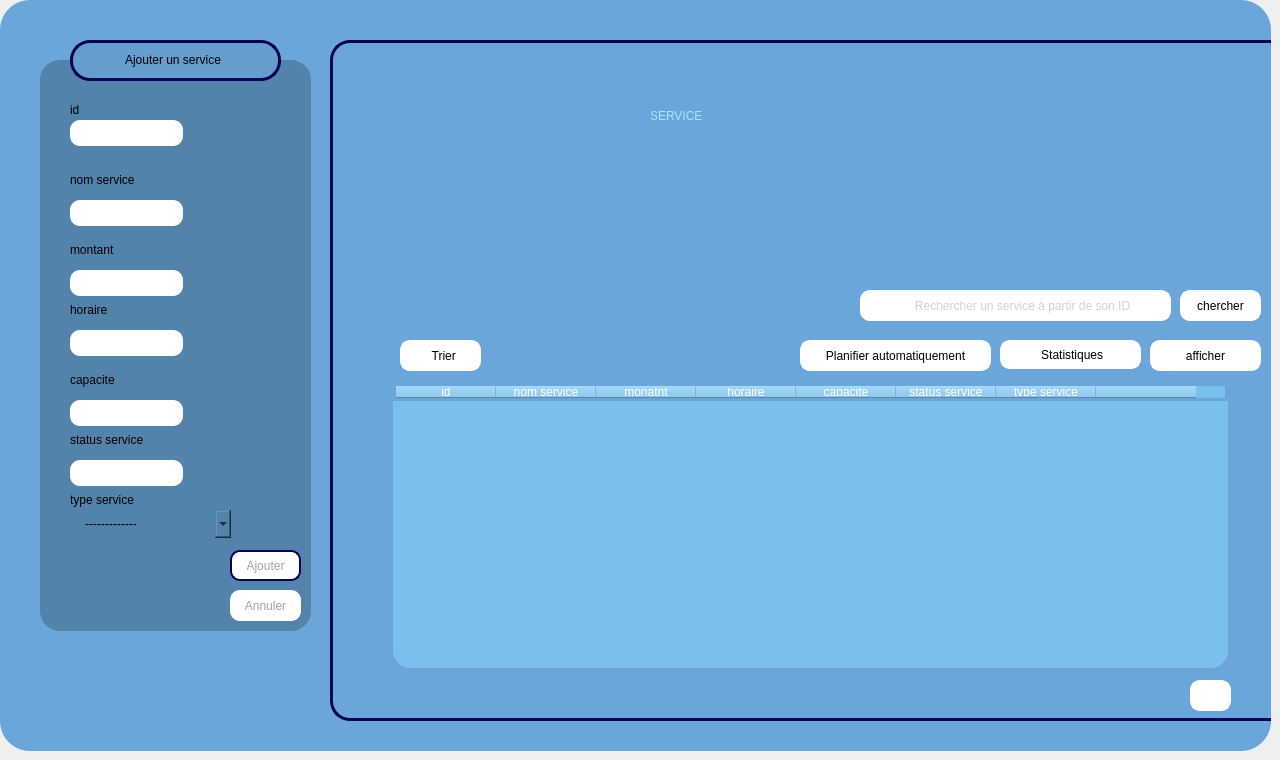
    <widget class="QWidget" name="page_service_2">
     <widget class="QWidget" name="Formateur_12" native="true">
      <property name="geometry">
       <rect>
        <x>0</x>
        <y>0</y>
        <width>1271</width>
        <height>751</height>
       </rect>
      </property>
      <property name="maximumSize">
       <size>
        <width>2000</width>
        <height>2000</height>
       </size>
      </property>
      <property name="baseSize">
       <size>
        <width>1000</width>
        <height>1000</height>
       </size>
      </property>
      <property name="mouseTracking">
       <bool>false</bool>
      </property>
      <property name="tabletTracking">
       <bool>false</bool>
      </property>
      <property name="autoFillBackground">
       <bool>false</bool>
      </property>
      <property name="styleSheet">
       <string notr="true">background-color: rgb(106, 166, 218);

border-radius:30px;</string>
      </property>
      <widget class="QFrame" name="frame_41">
       <property name="geometry">
        <rect>
         <x>330</x>
         <y>40</y>
         <width>1001</width>
         <height>681</height>
        </rect>
       </property>
       <property name="styleSheet">
        <string notr="true">border: 3px solid #040457;
border-radius:20px;
</string>
       </property>
       <property name="frameShape">
        <enum>QFrame::Shape::StyledPanel</enum>
       </property>
       <property name="frameShadow">
        <enum>QFrame::Shadow::Raised</enum>
       </property>
       <widget class="QTableWidget" name="tableau_liste_14">
        <property name="geometry">
         <rect>
          <x>60</x>
          <y>340</y>
          <width>841</width>
          <height>291</height>
         </rect>
        </property>
        <property name="styleSheet">
         <string notr="true">background-color: rgb(121, 192, 239);
color: rgb(255, 255, 255);
border: 3px solid #6aa6da;
border-radius: 20px;
</string>
        </property>
        <property name="frameShadow">
         <enum>QFrame::Shadow::Sunken</enum>
        </property>
        <property name="lineWidth">
         <number>-7</number>
        </property>
        <property name="alternatingRowColors">
         <bool>false</bool>
        </property>
        <property name="rowCount">
         <number>0</number>
        </property>
        <property name="columnCount">
         <number>8</number>
        </property>
        <column>
         <property name="text">
          <string>id</string>
         </property>
        </column>
        <column>
         <property name="text">
          <string>nom service</string>
         </property>
        </column>
        <column>
         <property name="text">
          <string>monatnt</string>
         </property>
        </column>
        <column>
         <property name="text">
          <string>horaire</string>
         </property>
        </column>
        <column>
         <property name="text">
          <string>capacite</string>
         </property>
        </column>
        <column>
         <property name="text">
          <string>status service</string>
         </property>
        </column>
        <column>
         <property name="text">
          <string>type service</string>
         </property>
        </column>
        <column>
         <property name="text">
          <string/>
         </property>
        </column>
       </widget>
       <widget class="QLineEdit" name="lineEdit_RECHERCHE_14">
        <property name="geometry">
         <rect>
          <x>560</x>
          <y>250</y>
          <width>281</width>
          <height>31</height>
         </rect>
        </property>
        <property name="styleSheet">
         <string notr="true">background-color: rgb(255, 255, 255);
border-radius:10px;
border: 3px solid #ffffff;
color: rgb(162, 162, 162);</string>
        </property>
        <property name="text">
         <string/>
        </property>
        <property name="placeholderText">
         <string>      Rechercher un service à partir de son ID</string>
        </property>
       </widget>
       <widget class="QPushButton" name="pushButton_85">
        <property name="geometry">
         <rect>
          <x>820</x>
          <y>300</y>
          <width>111</width>
          <height>31</height>
         </rect>
        </property>
        <property name="styleSheet">
         <string notr="true">QPushButton{
background-color: rgb(255, 255, 255);
border-radius:10px;
border: 3px solid #ffffff;
}
QPushButton:hover{
	background-color: rgb(220, 220, 220);
	color: rgb(90, 90, 90);

	border-radius:10px;
}
</string>
        </property>
        <property name="text">
         <string>afficher</string>
        </property>
       </widget>
       <widget class="QPushButton" name="pushButton_86">
        <property name="geometry">
         <rect>
          <x>70</x>
          <y>300</y>
          <width>81</width>
          <height>31</height>
         </rect>
        </property>
        <property name="styleSheet">
         <string notr="true">QPushButton{
background-color: rgb(255, 255, 255);
border-radius:10px;
border: 3px solid #ffffff;
}
QPushButton:hover{
	background-color: rgb(220, 220, 220);
	color: rgb(90, 90, 90);

	border-radius:10px;
}
</string>
        </property>
        <property name="text">
         <string>  Trier</string>
        </property>
        <property name="icon">
         <iconset resource="ressources.qrc">
          <normaloff>:/img/trie.png</normaloff>:/img/trie.png</iconset>
        </property>
        <property name="autoRepeatInterval">
         <number>97</number>
        </property>
       </widget>
       <widget class="QPushButton" name="pushButton_87">
        <property name="geometry">
         <rect>
          <x>860</x>
          <y>640</y>
          <width>41</width>
          <height>31</height>
         </rect>
        </property>
        <property name="styleSheet">
         <string notr="true">QPushButton{
background-color: rgb(255, 255, 255);
border-radius:10px;
border: 3px solid #ffffff;
}
QPushButton:hover{
	background-color: rgb(220, 220, 220);
	color: rgb(90, 90, 90);

	border-radius:10px;
}
</string>
        </property>
        <property name="text">
         <string/>
        </property>
        <property name="icon">
         <iconset resource="ressources.qrc">
          <normaloff>:/img/download.png</normaloff>:/img/download.png</iconset>
        </property>
       </widget>
       <widget class="QLabel" name="label_15">
        <property name="geometry">
         <rect>
          <x>320</x>
          <y>50</y>
          <width>331</width>
          <height>51</height>
         </rect>
        </property>
        <property name="styleSheet">
         <string notr="true">background-color: rgb(106, 166, 218);
color: rgb(83, 130, 171);
color: rgb(157, 235, 255);
border: none;
font: 30pt &quot;Rockwell&quot;;</string>
        </property>
        <property name="text">
         <string>SERVICE</string>
        </property>
       </widget>
       <widget class="QPushButton" name="pushButton_stat_13">
        <property name="geometry">
         <rect>
          <x>670</x>
          <y>300</y>
          <width>141</width>
          <height>29</height>
         </rect>
        </property>
        <property name="styleSheet">
         <string notr="true">QPushButton{
background-color: rgb(255, 255, 255);
border-radius:10px;
border: 3px solid #ffffff;
}
QPushButton:hover{
	background-color: rgb(220, 220, 220);
	color: rgb(90, 90, 90);

	border-radius:10px;
}
</string>
        </property>
        <property name="text">
         <string> Statistiques</string>
        </property>
        <property name="icon">
         <iconset resource="ressources.qrc">
          <normaloff>:/img/stat.png</normaloff>:/img/stat.png</iconset>
        </property>
       </widget>
       <widget class="QPushButton" name="pushButton_88">
        <property name="geometry">
         <rect>
          <x>530</x>
          <y>250</y>
          <width>51</width>
          <height>31</height>
         </rect>
        </property>
        <property name="styleSheet">
         <string notr="true">border:none;
background-color: rgb(255, 255, 255);
border-radius : 10px;
</string>
        </property>
        <property name="text">
         <string/>
        </property>
        <property name="icon">
         <iconset>
          <normaloff>:/img/loupe.png</normaloff>:/img/loupe.png</iconset>
        </property>
       </widget>
       <widget class="QPushButton" name="pushButton_89">
        <property name="geometry">
         <rect>
          <x>850</x>
          <y>250</y>
          <width>81</width>
          <height>31</height>
         </rect>
        </property>
        <property name="styleSheet">
         <string notr="true">QPushButton{
background-color: rgb(255, 255, 255);
border-radius:10px;
border: 3px solid #ffffff;
}
QPushButton:hover{
	background-color: rgb(220, 220, 220);
	color: rgb(90, 90, 90);

	border-radius:10px;
}
</string>
        </property>
        <property name="text">
         <string>chercher</string>
        </property>
        <property name="icon">
         <iconset resource="ressources.qrc">
          <normaloff>:/img/glass.png</normaloff>:/img/glass.png</iconset>
        </property>
        <property name="iconSize">
         <size>
          <width>20</width>
          <height>20</height>
         </size>
        </property>
       </widget>
       <widget class="QPushButton" name="pushButton_90">
        <property name="geometry">
         <rect>
          <x>470</x>
          <y>300</y>
          <width>191</width>
          <height>31</height>
         </rect>
        </property>
        <property name="styleSheet">
         <string notr="true">QPushButton{
background-color: rgb(255, 255, 255);
border-radius:10px;
border: 3px solid #ffffff;
}
QPushButton:hover{
	background-color: rgb(220, 220, 220);
	color: rgb(90, 90, 90);

	border-radius:10px;
}
</string>
        </property>
        <property name="text">
         <string>Planifier automatiquement</string>
        </property>
       </widget>
      </widget>
      <widget class="QFrame" name="frame_8">
       <property name="geometry">
        <rect>
         <x>70</x>
         <y>40</y>
         <width>211</width>
         <height>41</height>
        </rect>
       </property>
       <property name="styleSheet">
        <string notr="true">background-color: rgb(100, 157, 206);
border: 3px solid #040457;
border-radius:20px;</string>
       </property>
       <property name="frameShape">
        <enum>QFrame::Shape::StyledPanel</enum>
       </property>
       <property name="frameShadow">
        <enum>QFrame::Shadow::Raised</enum>
       </property>
       <widget class="QLabel" name="label_embauhe_29">
        <property name="geometry">
         <rect>
          <x>50</x>
          <y>10</y>
          <width>121</width>
          <height>20</height>
         </rect>
        </property>
        <property name="styleSheet">
         <string notr="true">background-color: rgb(100, 157, 206);
border: 2px solid #649dce;
</string>
        </property>
        <property name="text">
         <string>Ajouter un service</string>
        </property>
       </widget>
      </widget>
      <widget class="QFrame" name="frame_7">
       <property name="geometry">
        <rect>
         <x>40</x>
         <y>60</y>
         <width>271</width>
         <height>571</height>
        </rect>
       </property>
       <property name="styleSheet">
        <string notr="true">
background-color: rgb(83, 130, 171);
border-radius:20px;

</string>
       </property>
       <property name="frameShape">
        <enum>QFrame::Shape::StyledPanel</enum>
       </property>
       <property name="frameShadow">
        <enum>QFrame::Shadow::Raised</enum>
       </property>
       <widget class="QLineEdit" name="lineEdit_cin_3">
        <property name="geometry">
         <rect>
          <x>30</x>
          <y>60</y>
          <width>113</width>
          <height>26</height>
         </rect>
        </property>
        <property name="styleSheet">
         <string notr="true">background-color: rgb(255, 255, 255);
border-radius:10px;
color:black;
</string>
        </property>
        <property name="text">
         <string/>
        </property>
        <property name="maxLength">
         <number>8</number>
        </property>
       </widget>
       <widget class="QLabel" name="label_prenom_27">
        <property name="geometry">
         <rect>
          <x>30</x>
          <y>180</y>
          <width>63</width>
          <height>20</height>
         </rect>
        </property>
        <property name="text">
         <string>montant</string>
        </property>
       </widget>
       <widget class="QLabel" name="label_cin_26">
        <property name="geometry">
         <rect>
          <x>30</x>
          <y>40</y>
          <width>31</width>
          <height>20</height>
         </rect>
        </property>
        <property name="text">
         <string>id </string>
        </property>
       </widget>
       <widget class="QLabel" name="label_cin_27">
        <property name="geometry">
         <rect>
          <x>30</x>
          <y>110</y>
          <width>111</width>
          <height>20</height>
         </rect>
        </property>
        <property name="text">
         <string>nom service</string>
        </property>
       </widget>
       <widget class="QLabel" name="label_embauhe_5">
        <property name="geometry">
         <rect>
          <x>30</x>
          <y>400</y>
          <width>131</width>
          <height>20</height>
         </rect>
        </property>
        <property name="text">
         <string/>
        </property>
       </widget>
       <widget class="QLabel" name="label_contact_35">
        <property name="geometry">
         <rect>
          <x>30</x>
          <y>240</y>
          <width>191</width>
          <height>20</height>
         </rect>
        </property>
        <property name="text">
         <string>horaire</string>
        </property>
       </widget>
       <widget class="QLabel" name="label_contact_36">
        <property name="geometry">
         <rect>
          <x>30</x>
          <y>310</y>
          <width>191</width>
          <height>20</height>
         </rect>
        </property>
        <property name="text">
         <string>capacite</string>
        </property>
       </widget>
       <widget class="QPushButton" name="pushButton_ANNULER_3">
        <property name="geometry">
         <rect>
          <x>190</x>
          <y>530</y>
          <width>71</width>
          <height>31</height>
         </rect>
        </property>
        <property name="styleSheet">
         <string notr="true">QPushButton{
background-color: rgb(255, 255, 255);
color: rgb(162, 162, 162);
border-radius:10px;
}
QPushButton:hover{
	background-color: rgb(162, 162, 162);
	color: rgb(255, 255, 255);
}



</string>
        </property>
        <property name="text">
         <string>Annuler</string>
        </property>
       </widget>
       <widget class="QPushButton" name="pushButton_AJOUTER_3">
        <property name="geometry">
         <rect>
          <x>190</x>
          <y>490</y>
          <width>71</width>
          <height>31</height>
         </rect>
        </property>
        <property name="styleSheet">
         <string notr="true">QPushButton{
background-color: rgb(255, 255, 255);
color: rgb(162, 162, 162);
border-radius:10px;
border:2px solid rgb(4, 4, 87) ;
}
QPushButton:hover{
	background-color: rgb(162, 162, 162);
	color: rgb(255, 255, 255);
}




</string>
        </property>
        <property name="text">
         <string>Ajouter</string>
        </property>
       </widget>
       <widget class="QLabel" name="label_contact_37">
        <property name="geometry">
         <rect>
          <x>30</x>
          <y>370</y>
          <width>191</width>
          <height>20</height>
         </rect>
        </property>
        <property name="text">
         <string>status service</string>
        </property>
       </widget>
       <widget class="QLabel" name="label_contact_38">
        <property name="geometry">
         <rect>
          <x>30</x>
          <y>430</y>
          <width>191</width>
          <height>20</height>
         </rect>
        </property>
        <property name="text">
         <string>type service</string>
        </property>
       </widget>
       <widget class="QComboBox" name="comboBox">
        <property name="geometry">
         <rect>
          <x>40</x>
          <y>450</y>
          <width>151</width>
          <height>28</height>
         </rect>
        </property>
        <property name="styleSheet">
         <string notr="true">border-radius:5px ;
border:solid 2px ;</string>
        </property>
        <item>
         <property name="text">
          <string>-------------</string>
         </property>
        </item>
        <item>
         <property name="text">
          <string>service de  sante</string>
         </property>
        </item>
        <item>
         <property name="text">
          <string>service de transporte</string>
         </property>
        </item>
        <item>
         <property name="text">
          <string>service de resturation</string>
         </property>
        </item>
        <item>
         <property name="text">
          <string>service de sport</string>
         </property>
        </item>
       </widget>
       <widget class="QLineEdit" name="lineEdit_cin_18">
        <property name="geometry">
         <rect>
          <x>30</x>
          <y>140</y>
          <width>113</width>
          <height>26</height>
         </rect>
        </property>
        <property name="styleSheet">
         <string notr="true">background-color: rgb(255, 255, 255);
border-radius:10px;
color:black;
</string>
        </property>
        <property name="text">
         <string/>
        </property>
        <property name="maxLength">
         <number>8</number>
        </property>
       </widget>
       <widget class="QLineEdit" name="lineEdit_cin_19">
        <property name="geometry">
         <rect>
          <x>30</x>
          <y>210</y>
          <width>113</width>
          <height>26</height>
         </rect>
        </property>
        <property name="styleSheet">
         <string notr="true">background-color: rgb(255, 255, 255);
border-radius:10px;
color:black;
</string>
        </property>
        <property name="text">
         <string/>
        </property>
        <property name="maxLength">
         <number>8</number>
        </property>
       </widget>
       <widget class="QLineEdit" name="lineEdit_cin_20">
        <property name="geometry">
         <rect>
          <x>30</x>
          <y>340</y>
          <width>113</width>
          <height>26</height>
         </rect>
        </property>
        <property name="styleSheet">
         <string notr="true">background-color: rgb(255, 255, 255);
border-radius:10px;
color:black;
</string>
        </property>
        <property name="text">
         <string/>
        </property>
        <property name="maxLength">
         <number>8</number>
        </property>
       </widget>
       <widget class="QLineEdit" name="lineEdit_cin_21">
        <property name="geometry">
         <rect>
          <x>30</x>
          <y>400</y>
          <width>113</width>
          <height>26</height>
         </rect>
        </property>
        <property name="styleSheet">
         <string notr="true">background-color: rgb(255, 255, 255);
border-radius:10px;
color:black;
</string>
        </property>
        <property name="text">
         <string/>
        </property>
        <property name="maxLength">
         <number>8</number>
        </property>
       </widget>
       <widget class="QLineEdit" name="lineEdit_cin_22">
        <property name="geometry">
         <rect>
          <x>30</x>
          <y>270</y>
          <width>113</width>
          <height>26</height>
         </rect>
        </property>
        <property name="styleSheet">
         <string notr="true">background-color: rgb(255, 255, 255);
border-radius:10px;
color:black;
</string>
        </property>
        <property name="text">
         <string/>
        </property>
        <property name="maxLength">
         <number>8</number>
        </property>
       </widget>
      </widget>
      <zorder>frame_41</zorder>
      <zorder>frame_7</zorder>
      <zorder>frame_8</zorder>
     </widget>
    </widget>
